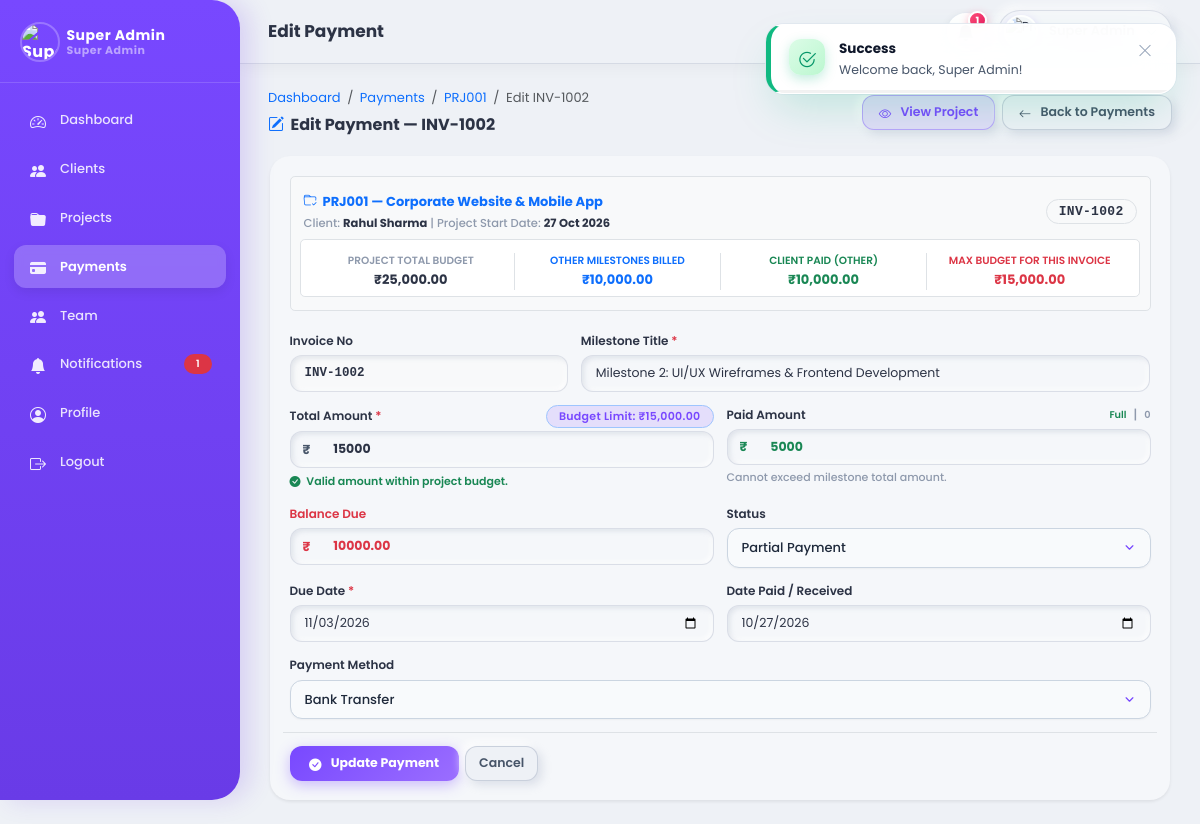
The app's page /admin/payments/edit_payment.php?id=2 (signed in) with its own data.
### tables this page shows
CREATE TABLE `payments` (
  `id` int(11) NOT NULL AUTO_INCREMENT,
  `invoice_no` varchar(30) NOT NULL,
  `project_id` int(11) NOT NULL,
  `client_id` int(11) NOT NULL,
  `title` varchar(150) NOT NULL,
  `amount` decimal(10,2) NOT NULL DEFAULT 0.00,
  `paid_amount` decimal(10,2) NOT NULL DEFAULT 0.00,
  `due_date` date NOT NULL,
  `paid_date` date DEFAULT NULL,
  `status` enum('pending','partial','paid','overdue') NOT NULL DEFAULT 'pending',
  `work_status` enum('not_started','in_progress','delivered','approved') NOT NULL DEFAULT 'not_started',
  `is_advance` tinyint(1) NOT NULL DEFAULT 0,
  `payment_method` varchar(50) DEFAULT NULL,
  `deliverable_url` varchar(500) DEFAULT NULL,
  `deliverable_notes` text DEFAULT NULL,
  `payment_proof` varchar(255) DEFAULT NULL,
  `transaction_id` varchar(100) DEFAULT NULL,
  `last_reminder_sent_at` datetime DEFAULT NULL,
  `overdue_notified_at` datetime DEFAULT NULL,
  `created_at` timestamp NOT NULL DEFAULT CURRENT_TIMESTAMP,
  `updated_at` timestamp NOT NULL DEFAULT CURRENT_TIMESTAMP ON UPDATE CURRENT_TIMESTAMP,
  `deleted_at` datetime DEFAULT NULL,
  PRIMARY KEY (`id`),
  UNIQUE KEY `uk_payment_invoice` (`invoice_no`),
  KEY `idx_payment_project` (`project_id`),
  KEY `idx_payment_client` (`client_id`),
  KEY `idx_payment_status` (`status`),
  KEY `idx_payment_work_status` (`work_status`),
  KEY `idx_payment_deleted` (`deleted_at`),
  CONSTRAINT `fk_payments_project` FOREIGN KEY (`project_id`) REFERENCES `projects` (`id`) ON DELETE CASCADE,
  CONSTRAINT `fk_payments_client` FOREIGN KEY (`client_id`) REFERENCES `clients` (`id`) ON DELETE CASCADE
);

CREATE TABLE `projects` (
  `id` int(11) NOT NULL AUTO_INCREMENT,
  `project_code` varchar(20) NOT NULL,
  `client_id` int(11) NOT NULL,
  `title` varchar(150) NOT NULL,
  `description` text DEFAULT NULL,
  `total_amount` decimal(10,2) NOT NULL DEFAULT 0.00,
  `deadline` date DEFAULT NULL,
  `status` enum('draft','proposal_sent','revision_requested','advance_pending','in_progress','on_hold','review','completed','cancelled') NOT NULL DEFAULT 'draft',
  `proposal_sent_at` datetime DEFAULT NULL,
  `agreed_at` datetime DEFAULT NULL,
  `agreed_by_name` varchar(150) DEFAULT NULL,
  `agreed_ip` varchar(50) DEFAULT NULL,
  `agreement_token` varchar(64) DEFAULT NULL,
  `token_expires_at` datetime DEFAULT NULL,
  `client_feedback` text DEFAULT NULL,
  `created_by` int(11) NOT NULL,
  `created_at` timestamp NOT NULL DEFAULT CURRENT_TIMESTAMP,
  `updated_at` timestamp NOT NULL DEFAULT CURRENT_TIMESTAMP ON UPDATE CURRENT_TIMESTAMP,
  `deleted_at` datetime DEFAULT NULL,
  PRIMARY KEY (`id`),
  UNIQUE KEY `uk_project_code` (`project_code`),
  KEY `idx_project_client` (`client_id`),
  KEY `idx_project_created_by` (`created_by`),
  KEY `idx_project_status` (`status`),
  KEY `idx_agreement_token` (`agreement_token`),
  KEY `idx_token_expiry` (`token_expires_at`),
  KEY `idx_project_deleted` (`deleted_at`),
  CONSTRAINT `fk_projects_client` FOREIGN KEY (`client_id`) REFERENCES `clients` (`id`) ON DELETE CASCADE,
  CONSTRAINT `fk_projects_admin` FOREIGN KEY (`created_by`) REFERENCES `admin` (`id`) ON DELETE CASCADE
);

CREATE TABLE `clients` (
  `id` int(11) NOT NULL AUTO_INCREMENT,
  `client_code` varchar(20) NOT NULL,
  `name` varchar(100) NOT NULL,
  `company_name` varchar(150) DEFAULT NULL,
  `email` varchar(150) NOT NULL,
  `phone` varchar(20) DEFAULT NULL,
  `password` varchar(255) NOT NULL,
  `address` text DEFAULT NULL,
  `service_type` varchar(100) DEFAULT 'Web & App Development',
  `profile_pic` varchar(255) DEFAULT 'default-avatar.png',
  `cover_pic` varchar(255) DEFAULT 'default-cover.jpg',
  `status` tinyint(1) NOT NULL DEFAULT 1,
  `created_by` int(11) NOT NULL,
  `created_at` timestamp NOT NULL DEFAULT CURRENT_TIMESTAMP,
  `updated_at` timestamp NOT NULL DEFAULT CURRENT_TIMESTAMP ON UPDATE CURRENT_TIMESTAMP,
  `deleted_at` datetime DEFAULT NULL,
  PRIMARY KEY (`id`),
  UNIQUE KEY `uk_client_code` (`client_code`),
  UNIQUE KEY `uk_client_email` (`email`),
  KEY `idx_client_created_by` (`created_by`),
  KEY `idx_client_deleted` (`deleted_at`),
  CONSTRAINT `fk_clients_created_by` FOREIGN KEY (`created_by`) REFERENCES `admin` (`id`) ON DELETE CASCADE
);

### admin/payments/edit_payment.php (the view, shortened to what the rows shown need)
<?php
require_once __DIR__ . '/../includes/functions.php';
$admin = getAuthenticatedAdmin($pdo);
$id = (int) ($_GET['id'] ?? ($_POST['id'] ?? 0));
$stmt = $pdo->prepare("
    SELECT pay.*, p.title AS project_title, p.project_code, p.total_amount AS project_budget,
           p.created_at AS project_created_at, p.deadline AS project_deadline, c.name AS client_name
    FROM payments pay
    JOIN projects p ON p.id = pay.project_id
    JOIN clients c ON c.id = pay.client_id
    WHERE pay.id = ?
");
$stmt->execute([$id]);
$payment = $stmt->fetch();
$otherStmt = $pdo->prepare("
    SELECT COALESCE(SUM(amount), 0) AS other_billed,
           COALESCE(SUM(paid_amount), 0) AS other_paid
    FROM payments
    WHERE project_id = ? AND id != ?
");
$otherStmt->execute([$payment['project_id'], $id]);
$otherFin = $otherStmt->fetch();
$projectBudget      = (float) $payment['project_budget'];
$otherBilled        = (float) ($otherFin['other_billed'] ?? 0.00);
$maxAllowedBudget   = max(0.00, $projectBudget - $otherBilled);
$projectCreatedDate = date('Y-m-d', strtotime($payment['project_created_at']));
$fieldErrors = [];
$curAmount = (float) $payment['amount'];
$curPaid   = (float) ($payment['paid_amount'] ?? ($payment['status'] === 'paid' ? $curAmount : 0.00));
$curBal    = max(0, $curAmount - $curPaid);
$curMethod = trim($payment['payment_method'] ?? '');
?>
<?php include __DIR__ . '/../includes/header.php'; ?>
<?php include __DIR__ . '/../includes/sidebar.php'; ?>
<div class="main-content">
    <?php include __DIR__ . '/../includes/topbar.php'; ?>
    <div class="page-body">
        <div class="d-flex justify-content-between align-items-center mb-4 flex-wrap gap-2">
            <div>
                <nav aria-label="breadcrumb">
                    <ol class="breadcrumb mb-1">
                        <li class="breadcrumb-item"><a href="../dashboard.php" class="text-decoration-none">Dashboard</a></li>
                        <li class="breadcrumb-item"><a href="list_payments.php" class="text-decoration-none">Payments</a></li>
                        <li class="breadcrumb-item"><a href="../projects/view_project.php?id=<?php echo $payment['project_id']; ?>" class="text-decoration-none"><?php echo htmlspecialchars($payment['project_code']); ?></a></li>
                        <li class="breadcrumb-item active" aria-current="page">Edit <?php echo htmlspecialchars($payment['invoice_no']); ?></li>
                    </ol>
                </nav>
                <h4 class="fw-bold mb-0">
                    <i class="bi bi-pencil-square text-primary me-2"></i>Edit Payment — <?php echo htmlspecialchars($payment['invoice_no']); ?>
                </h4>
            </div>
        </div>
        <div class="d-flex justify-content-center">
            <div class="card p-4 shadow-sm border-0" style="max-width: 900px; width: 100%;">
                <div class="p-3 mb-4 bg-light rounded border">
                    <div class="d-flex justify-content-between align-items-center mb-2 flex-wrap gap-2">
                        <div>
                            <span class="fs-6 fw-bold text-primary">
                                <i class="bi bi-folder-check me-1"></i> <?php echo htmlspecialchars($payment['project_code']); ?> — <?php echo htmlspecialchars($payment['project_title']); ?>
                            </span>
                            <div class="small text-muted mt-1">
                                Client: <strong class="text-dark"><?php echo htmlspecialchars($payment['client_name']); ?></strong> |
                                Project Start Date: <strong class="text-dark"><?php echo date('d M Y', strtotime($projectCreatedDate)); ?></strong>
                            </div>
                        </div>
                        <span class="badge font-monospace bg-light text-dark border fs-6"><?php echo htmlspecialchars($payment['invoice_no']); ?></span>
                    </div>
                    <div class="row g-2 text-center bg-white p-2 rounded border mt-2">
                        <div class="col-6 col-md-3">
                            <small class="text-muted d-block fw-semibold text-uppercase" style="font-size: 10.5px;">PROJECT TOTAL BUDGET</small>
                            <span class="fw-bold fs-6 text-dark">₹<?php echo number_format($projectBudget, 2); ?></span>
                        </div>
                    </div>
                </div>
                <form method="POST" action="" id="editPaymentForm" novalidate>
                    <div class="row g-3">
                        <div class="col-md-4">
                            <label class="form-label fw-semibold">Invoice No</label>
                            <input type="text" class="form-control bg-light font-monospace fw-bold" value="<?php echo htmlspecialchars($payment['invoice_no']); ?>" readonly>
                        </div>
                        <div class="col-md-8">
                            <label class="form-label fw-semibold">Milestone Title <span class="text-danger">*</span></label>
                            <input type="text" name="title" id="editTitle" class="form-control <?php echo !empty($fieldErrors['title']) ? 'is-invalid' : ''; ?>" value="<?php echo htmlspecialchars($_POST['title'] ?? $payment['title']); ?>" placeholder="e.g. Milestone 2: Backend Integration" required minlength="2" maxlength="150">
                        </div>
                        <div class="col-md-6">
                            <div class="input-group">
                                <span class="input-group-text fw-bold">₹</span>
                                <input type="number" step="0.01" min="1" max="<?php echo $maxAllowedBudget > 0 ? $maxAllowedBudget : $projectBudget; ?>" name="amount" id="editTotalAmount" class="form-control fw-bold <?php echo !empty($fieldErrors['amount']) ? 'is-invalid' : ''; ?>" placeholder="0.00" value="<?php echo htmlspecialchars($_POST['amount'] ?? $curAmount); ?>" required>
                            </div>
                        </div>
                        <div class="col-md-6">
                            <div class="input-group">
                                <span class="input-group-text bg-success-subtle text-success fw-bold">₹</span>
                                <input type="number" step="0.01" min="0" max="<?php echo $curAmount; ?>" name="paid_amount" id="editPaidAmount" class="form-control text-success fw-bold <?php echo !empty($fieldErrors['paid_amount']) ? 'is-invalid' : ''; ?>" placeholder="0.00" value="<?php echo htmlspecialchars($_POST['paid_amount'] ?? $curPaid); ?>">
                            </div>
                        </div>
                        <div class="col-md-6">
                            <div class="input-group">
                                <span class="input-group-text bg-danger-subtle text-danger fw-bold">₹</span>
                                <input type="text" id="editRemainingBalance" class="form-control bg-light text-danger fw-bold" placeholder="0.00" value="<?php echo number_format($curBal, 2, '.', ''); ?>" readonly>
                            </div>
                        </div>
                        <div class="col-md-6">
                            <label class="form-label fw-semibold">Status</label>
                            <select name="status" id="editStatus" class="form-select">
                                <option value="partial" <?php echo $payment['status'] === 'partial' ? 'selected' : ''; ?>>Partial Payment</option>
                            </select>
                        </div>
                        <div class="col-md-6">
                            <label class="form-label fw-semibold">Due Date <span class="text-danger">*</span></label>
                            <input type="date" name="due_date" id="editDueDate" class="form-control <?php echo !empty($fieldErrors['due_date']) ? 'is-invalid' : ''; ?>" value="<?php echo htmlspecialchars($_POST['due_date'] ?? $payment['due_date']); ?>" min="<?php echo $projectCreatedDate; ?>" required>
                        </div>
                        <div class="col-md-12">
                            <label class="form-label fw-semibold">Payment Method</label>
                            <select name="payment_method" id="editPaymentMethod" class="form-select">
                                <option value="Bank Transfer (NEFT/IMPS)" <?php echo ($curMethod === 'Bank Transfer (NEFT/IMPS)' || $curMethod === 'Bank Transfer') ? 'selected' : ''; ?>>Bank Transfer</option>
                            </select>
                        </div>
                    </div>
                </form>
            </div>
        </div>
    </div>
</div>
<?php include __DIR__ . '/../includes/footer.php'; ?>

### admin/includes/sidebar.php (shortened to what the rows shown need)
<?php
$currentPage = $currentPage ?? basename($_SERVER['PHP_SELF']);
$curAdmin = $admin ?? (isset($pdo) && function_exists('getAuthenticatedAdmin') ? getAuthenticatedAdmin($pdo) : null);
$unreadAdminCountSidebar = isset($pdo, $curAdmin['id']) ? getUnreadNotificationsCount($pdo, 'admin', $curAdmin['id']) : 0;
$canViewNotifs   = empty($curAdmin) || hasPermission($curAdmin, 'notifications_view');
?>
<nav class="sidebar" id="sidebar">
    <div class="sidebar-brand d-flex align-items-center justify-content-between">
        <a href="/client-flow/admin/profile.php" class="d-flex align-items-center gap-2 text-decoration-none text-white overflow-hidden" title="My Profile">
            <div class="d-flex flex-column text-truncate" style="line-height:1.2;">
                <span class="fw-bold text-white text-truncate" style="font-size:14px;"><?php echo htmlspecialchars($curAdmin['name'] ?? 'Admin'); ?></span>
                <span class="text-white-50 text-truncate" style="font-size:11px;"><?php echo (($curAdmin['role'] ?? '') === 'super_admin') ? 'Super Admin' : 'Team Member'; ?></span>
            </div>
        </a>
    </div>
    <ul class="sidebar-nav">
        <?php if ($canViewNotifs): ?>
        <li>
            <a href="/client-flow/admin/notifications.php" class="<?php echo $currentPage === 'notifications.php' ? 'active' : ''; ?>">
                <i class="bi bi-bell-fill"></i> <span>Notifications</span>
                <?php if ($unreadAdminCountSidebar > 0): ?>
                    <span class="badge bg-danger rounded-pill ms-auto" style="font-size: 10px;"><?php echo $unreadAdminCountSidebar; ?></span>
                <?php endif; ?>
            </a>
        </li>
        <?php endif; ?>
    </ul>
</nav>

### admin/includes/topbar.php (shortened to what the rows shown need)
<?php
$unreadNotifsCount = isset($pdo, $admin['id']) ? getUnreadNotificationsCount($pdo, 'admin', $admin['id']) : 0;
?>
<header class="topbar" style="position: -webkit-sticky !important; position: sticky !important; top: 0 !important; z-index: 1020 !important;">
    <div class="topbar-right">
        <div class="dropdown">
            <a href="#" class="notification-bell-btn" data-bs-toggle="dropdown" data-bs-display="static" aria-expanded="false" title="Notifications">
                <?php if ($unreadNotifsCount > 0): ?>
                    <span class="notification-badge-dot"><?php echo $unreadNotifsCount > 9 ? '9+' : $unreadNotifsCount; ?></span>
                <?php endif; ?>
            </a>
        </div>
    </div>
</header>

### records on screen
payments: project.project_code "PRJ001", invoice_no "INV-1002", project.title "Corporate Website & Mobile App", client.name "Rahul Sharma", project.created_at "27 Oct 2026", project.total_amount "25,000.00", title "Milestone 2: UI/UX Wireframes & Frontend Development", amount "15000", paid_amount "5000", amount+paid_amount "10000.00", status "Partial Payment", due_date "11/03/2026", payment_method "Bank Transfer"

### other values on screen
$curAdmin['name'] "Super Admin"
$unreadAdminCountSidebar "1"
$pageTitle "Edit Payment"
$unreadNotifsCount "1"
$otherBilled "10,000.00"
$otherPaid "10,000.00"
$maxAllowedBudget "15,000.00"
$maxAllowedBudget > 0 ? $maxAllowedBudget : $projectBudget "15,000.00"
